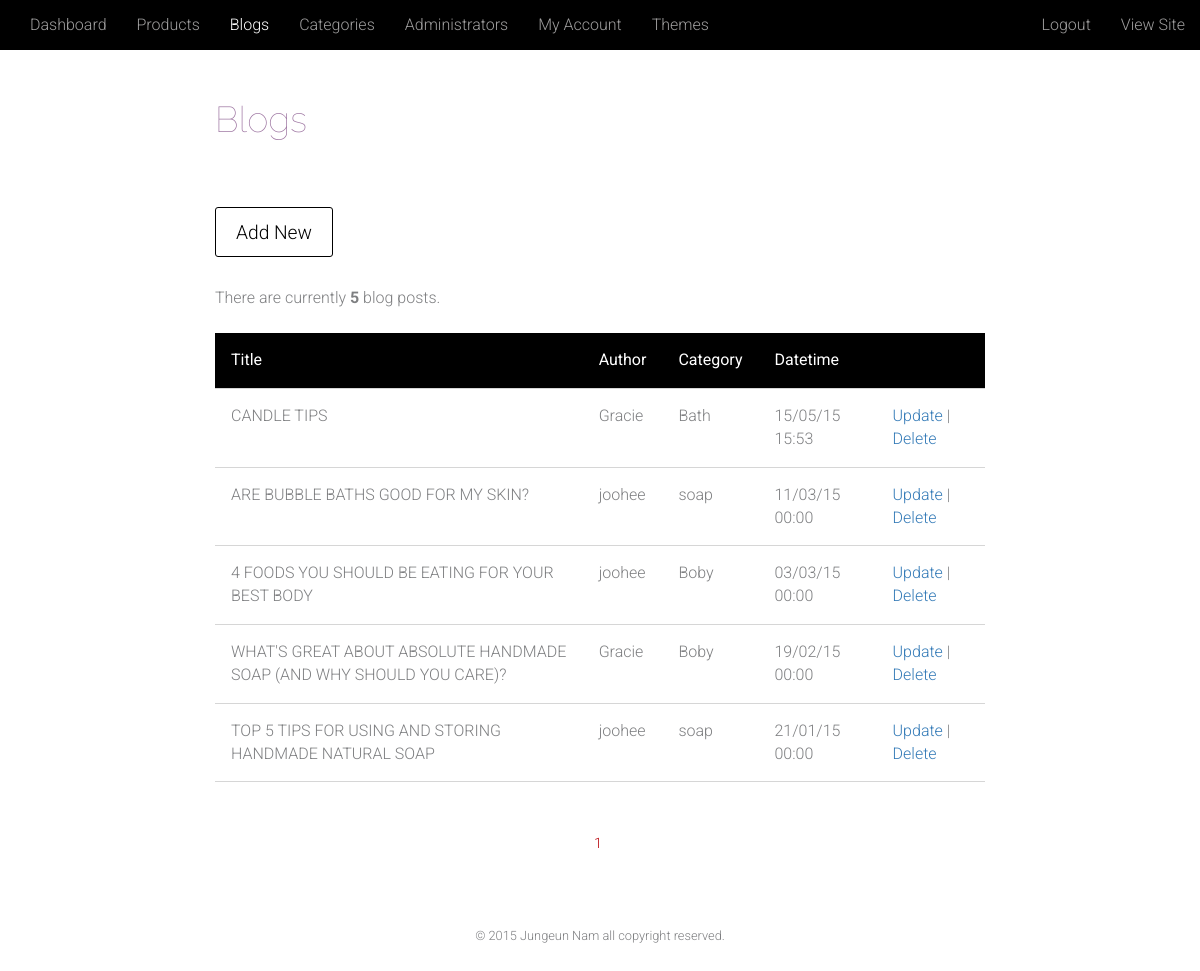
The app's page /admin/blog.php (signed in) with its own data.
### tables this page shows
CREATE TABLE IF NOT EXISTS `blog` (
  `blogId` int(11) unsigned NOT NULL,
  `blogTitle` varchar(100) NOT NULL,
  `blogContent` text NOT NULL,
  `datePosted` datetime NOT NULL,
  `authorId` int(11) NOT NULL,
  `categoryId` int(11) NOT NULL,
  `blogImage` varchar(200) DEFAULT NULL
);

CREATE TABLE IF NOT EXISTS `category` (
  `categoryId` int(11) NOT NULL,
  `category` varchar(40) NOT NULL,
  `categoryDescription` varchar(50) NOT NULL
);

### includes/paginationcreate.php (called while the page is built, shortened)
<?php
     $rowsperpage = 10;
     if (isset($_GET['currentpage']) && is_numeric($_GET['currentpage'])){
        $currentpage = (int) $_GET['currentpage'];
     }
     else{
        $currentpage = 1;
     }
     $offset = ($currentpage - 1) * $rowsperpage;
?>

### admin/blog.php (the view, shortened to what this page needs)
<?php
     include '../includes/dashboardheader.php';
     include '../includes/dashboardnav.php';
     include '../includes/logincheckadmin.php';
?>
<section id="content">
    <div class="row">
        <div class="col-md-2"></div>
         <div class="col-md-8">
    <h1>Blogs</h1><br />
     <p><a href="blognew.php"><input id="newblogbutton" type="button" value="Add New"></a></p><br />
     <?php
         $sql = "SELECT * FROM blog";
         $result = mysqli_query($con, $sql) or die(mysqli_error($con));
         $numrow = mysqli_num_rows($result);
             echo "<br /><p>There are currently <strong>" . $numrow . "</strong>
            blog posts.</p><br />";
            include "../includes/paginationcreate.php";
        $sql = "SELECT admin.adminId, admin.adminFirstName, category.*, blog. *
            FROM blog
            INNER JOIN admin ON blog.authorId = admin.adminId
            INNER JOIN category ON blog.categoryId = category.categoryId
            ORDER BY datePosted DESC LIMIT
            $offset, $rowsperpage";
            $result = mysqli_query($con, $sql) or die(mysqli_error($con));
             echo "<table class='table table-striped'>";
             echo
            "<th>Title</th><th>Author</th><th>Category</th><th>Datetime</th><th colspan='3'></th>";
             while ($row = mysqli_fetch_array($result)){
                 echo "<tr>";
                 echo "<td>" . $row['blogTitle'] . "</td>";
                 echo "<td>" . $row['adminFirstName'] . "</td>";
                 echo "<td>" . $row['category'] . "</td>";
                 echo "<td>" . date("d/m/y H:i",strtotime($row['datePosted'])) . "</td>";
                 echo "<td><a href=\"blogupdate.php?blogId={$row['blogId']}\">Update</a> | <a href=\"blogdelete.php?blogId={$row['blogId']}\" onclick=\"return confirm('Are you sure you want to delete this blog post?')\">Delete</a></td>";
                 echo "</tr>";
            }
          echo "</table>";
        include "../includes/paginationdisplay.php";
    ?>
         </div>
        <div class="col-md-2"></div>
    </div>
</section>
<?php
    include '../includes/dashboardfooter.php';
?>

### css/main1.css (style rules this page uses)
html, body, div, h1, h2, h3, h4, h5, h6, p, ul, ol, li, img, form, fieldset, input, textarea, blockquote, .col-md-12 .container-fluid { margin:0; padding:0; }
html { background-color:#fff; }
body { background-color:#fff; color: #7e7f81; font-family:'Roboto', 'sans-serif', 'verdana', 'arial'; font-size: 1.6em; font-weight: 300; z-index: -100; }
h1, h2 { color: #9c73a0; font-family:'Raleway', 'verdana', 'arial','sans-serif'; font-weight: lighter; margin-bottom: 15px; clear: both; }
#searchform, input { margin: 0; }
.dashboard p { clear: both; }
.dashboard .col-md-8, .dashboard .col-md-10 { padding-top: 50px; }
#newproductbutton, #newproduct .button, #productupdate .button, #productupdatimage .button, #newcategorybutton, #newcategory .button, #newadminbutton, #addadmin .button, #adminaccount .button, #updateimage .button, #adminupdatepassword .button, #accountdelete .button, #newblogbutton, #newblog .button, #blogupdate .button, #blogupdatimage .button, #categoryupdate .button { clear: both; float: left; color: #000; font-size: 1.2em; background-color: #fff; height: 50px; padding: 8px 20px !important; margin: 30px 0; -webkit-border-radius: 3px; -moz-border-radius: 3px; border-radius: 3px; border: solid 1px #000; }
.table { width: 100%; border-style:none; }
.table>tbody>tr>td, .table>tbody>tr>th, .table>tfoot>tr>td, .table>tfoot>tr>th, .table>thead>tr>td, .table>thead>tr>th { border-style: none; padding: 1em ; }
.table th { color: #fff; border-style:none; background-color: #000; padding: 2em 0; font-weight:normal; }
.table tr { border-bottom: 1px solid #d6d6d6; }
.table tr, .table td { background-color: #fff; }
html { position: relative; min-height: 100%; }
body { margin-bottom: 108px; }

### records on screen
blog: blogTitle "CANDLE TIPS", admin.adminFirstName "Gracie", categoryId.category "Bath", datePosted "15/05/15 15:53"
blog: blogTitle "ARE BUBBLE BATHS GOOD FOR MY SKIN?", admin.adminFirstName "joohee", categoryId.category "soap", datePosted "11/03/15 00:00"
blog: blogTitle "4 FOODS YOU SHOULD BE EATING FOR YOUR BEST BODY", admin.adminFirstName "joohee", categoryId.category "Boby", datePosted "03/03/15 00:00"
blog: blogTitle "WHAT'S GREAT ABOUT ABSOLUTE HANDMADE SOAP (AND WHY SHOULD YOU CARE)?", admin.adminFirstName "Gracie", categoryId.category "Boby", datePosted "19/02/15 00:00"
blog: blogTitle "TOP 5 TIPS FOR USING AND STORING HANDMADE NATURAL SOAP", admin.adminFirstName "joohee", categoryId.category "soap", datePosted "21/01/15 00:00"

### other values on screen
$numrow "5"
